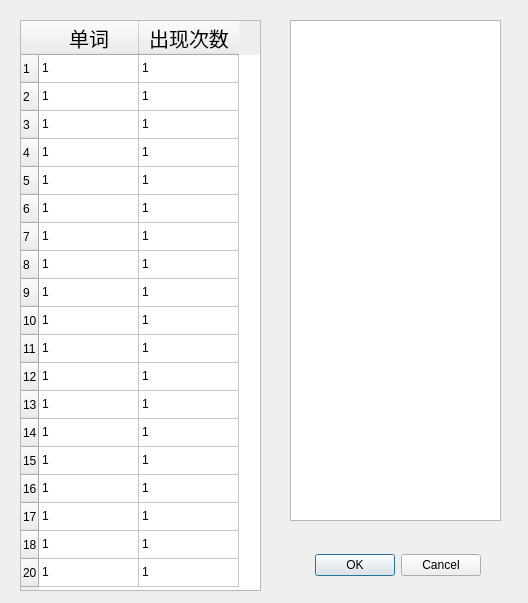
<?xml version="1.0" encoding="UTF-8"?>
<ui version="4.0">
 <class>Dialog</class>
 <widget class="QDialog" name="Dialog">
  <property name="geometry">
   <rect>
    <x>0</x>
    <y>0</y>
    <width>528</width>
    <height>603</height>
   </rect>
  </property>
  <property name="windowTitle">
   <string>Dialog</string>
  </property>
  <widget class="QDialogButtonBox" name="buttonBox">
   <property name="geometry">
    <rect>
     <x>310</x>
     <y>550</y>
     <width>171</width>
     <height>31</height>
    </rect>
   </property>
   <property name="orientation">
    <enum>Qt::Horizontal</enum>
   </property>
   <property name="standardButtons">
    <set>QDialogButtonBox::Cancel|QDialogButtonBox::Ok</set>
   </property>
  </widget>
  <widget class="QTextBrowser" name="textBrowser">
   <property name="geometry">
    <rect>
     <x>290</x>
     <y>20</y>
     <width>211</width>
     <height>501</height>
    </rect>
   </property>
  </widget>
  <widget class="QTableWidget" name="tableWidget_Freq">
   <property name="geometry">
    <rect>
     <x>20</x>
     <y>20</y>
     <width>241</width>
     <height>571</height>
    </rect>
   </property>
   <attribute name="horizontalHeaderDefaultSectionSize">
    <number>100</number>
   </attribute>
   <attribute name="horizontalHeaderMinimumSectionSize">
    <number>25</number>
   </attribute>
   <attribute name="verticalHeaderDefaultSectionSize">
    <number>28</number>
   </attribute>
   <row>
    <property name="text">
     <string>1</string>
    </property>
   </row>
   <row>
    <property name="text">
     <string>2</string>
    </property>
   </row>
   <row>
    <property name="text">
     <string>3</string>
    </property>
   </row>
   <row>
    <property name="text">
     <string>4</string>
    </property>
   </row>
   <row>
    <property name="text">
     <string>5</string>
    </property>
   </row>
   <row>
    <property name="text">
     <string>6</string>
    </property>
   </row>
   <row>
    <property name="text">
     <string>7</string>
    </property>
   </row>
   <row>
    <property name="text">
     <string>8</string>
    </property>
   </row>
   <row>
    <property name="text">
     <string>9</string>
    </property>
   </row>
   <row>
    <property name="text">
     <string>10</string>
    </property>
   </row>
   <row>
    <property name="text">
     <string>11</string>
    </property>
   </row>
   <row>
    <property name="text">
     <string>12</string>
    </property>
   </row>
   <row>
    <property name="text">
     <string>13</string>
    </property>
   </row>
   <row>
    <property name="text">
     <string>14</string>
    </property>
   </row>
   <row>
    <property name="text">
     <string>15</string>
    </property>
   </row>
   <row>
    <property name="text">
     <string>16</string>
    </property>
   </row>
   <row>
    <property name="text">
     <string>17</string>
    </property>
   </row>
   <row>
    <property name="text">
     <string>18</string>
    </property>
   </row>
   <row>
    <property name="text">
     <string>20</string>
    </property>
   </row>
   <column>
    <property name="text">
     <string>单词</string>
    </property>
    <property name="font">
     <font>
      <pointsize>15</pointsize>
     </font>
    </property>
   </column>
   <column>
    <property name="text">
     <string>出现次数</string>
    </property>
    <property name="font">
     <font>
      <pointsize>15</pointsize>
     </font>
    </property>
   </column>
   <item row="0" column="0">
    <property name="text">
     <string>1</string>
    </property>
   </item>
   <item row="0" column="1">
    <property name="text">
     <string>1</string>
    </property>
   </item>
   <item row="1" column="0">
    <property name="text">
     <string>1</string>
    </property>
   </item>
   <item row="1" column="1">
    <property name="text">
     <string>1</string>
    </property>
   </item>
   <item row="2" column="0">
    <property name="text">
     <string>1</string>
    </property>
   </item>
   <item row="2" column="1">
    <property name="text">
     <string>1</string>
    </property>
   </item>
   <item row="3" column="0">
    <property name="text">
     <string>1</string>
    </property>
   </item>
   <item row="3" column="1">
    <property name="text">
     <string>1</string>
    </property>
   </item>
   <item row="4" column="0">
    <property name="text">
     <string>1</string>
    </property>
   </item>
   <item row="4" column="1">
    <property name="text">
     <string>1</string>
    </property>
   </item>
   <item row="5" column="0">
    <property name="text">
     <string>1</string>
    </property>
   </item>
   <item row="5" column="1">
    <property name="text">
     <string>1</string>
    </property>
   </item>
   <item row="6" column="0">
    <property name="text">
     <string>1</string>
    </property>
   </item>
   <item row="6" column="1">
    <property name="text">
     <string>1</string>
    </property>
   </item>
   <item row="7" column="0">
    <property name="text">
     <string>1</string>
    </property>
   </item>
   <item row="7" column="1">
    <property name="text">
     <string>1</string>
    </property>
   </item>
   <item row="8" column="0">
    <property name="text">
     <string>1</string>
    </property>
   </item>
   <item row="8" column="1">
    <property name="text">
     <string>1</string>
    </property>
   </item>
   <item row="9" column="0">
    <property name="text">
     <string>1</string>
    </property>
   </item>
   <item row="9" column="1">
    <property name="text">
     <string>1</string>
    </property>
   </item>
   <item row="10" column="0">
    <property name="text">
     <string>1</string>
    </property>
   </item>
   <item row="10" column="1">
    <property name="text">
     <string>1</string>
    </property>
   </item>
   <item row="11" column="0">
    <property name="text">
     <string>1</string>
    </property>
   </item>
   <item row="11" column="1">
    <property name="text">
     <string>1</string>
    </property>
   </item>
   <item row="12" column="0">
    <property name="text">
     <string>1</string>
    </property>
   </item>
   <item row="12" column="1">
    <property name="text">
     <string>1</string>
    </property>
   </item>
   <item row="13" column="0">
    <property name="text">
     <string>1</string>
    </property>
   </item>
   <item row="13" column="1">
    <property name="text">
     <string>1</string>
    </property>
   </item>
   <item row="14" column="0">
    <property name="text">
     <string>1</string>
    </property>
   </item>
   <item row="14" column="1">
    <property name="text">
     <string>1</string>
    </property>
   </item>
   <item row="15" column="0">
    <property name="text">
     <string>1</string>
    </property>
   </item>
   <item row="15" column="1">
    <property name="text">
     <string>1</string>
    </property>
   </item>
   <item row="16" column="0">
    <property name="text">
     <string>1</string>
    </property>
   </item>
   <item row="16" column="1">
    <property name="text">
     <string>1</string>
    </property>
   </item>
   <item row="17" column="0">
    <property name="text">
     <string>1</string>
    </property>
   </item>
   <item row="17" column="1">
    <property name="text">
     <string>1</string>
    </property>
   </item>
   <item row="18" column="0">
    <property name="text">
     <string>1</string>
    </property>
   </item>
   <item row="18" column="1">
    <property name="text">
     <string>1</string>
    </property>
   </item>
  </widget>
 </widget>
 <resources/>
 <connections>
  <connection>
   <sender>buttonBox</sender>
   <signal>accepted()</signal>
   <receiver>Dialog</receiver>
   <slot>accept()</slot>
   <hints>
    <hint type="sourcelabel">
     <x>248</x>
     <y>254</y>
    </hint>
    <hint type="destinationlabel">
     <x>157</x>
     <y>274</y>
    </hint>
   </hints>
  </connection>
  <connection>
   <sender>buttonBox</sender>
   <signal>rejected()</signal>
   <receiver>Dialog</receiver>
   <slot>reject()</slot>
   <hints>
    <hint type="sourcelabel">
     <x>316</x>
     <y>260</y>
    </hint>
    <hint type="destinationlabel">
     <x>286</x>
     <y>274</y>
    </hint>
   </hints>
  </connection>
 </connections>
</ui>
